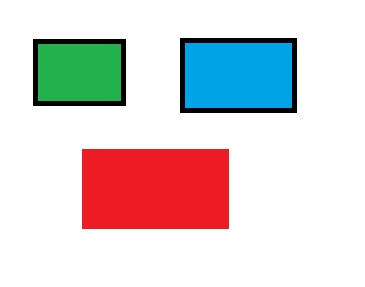
#> input picture CV/Images/a3.jpg, 365 x 287 px
$ python prac14.py
#> lines starting #> are read from the running program, lines starting #| are printed output that depends on the picture; after the words box and inside, x2 and y2 are one past the last pixel; in counts of white or black regions, pixels touching at a corner belong together
#Program 14
#corner detection using window mask

import cv2
import numpy as np

#Read image
img = cv2.imread('Images/a3.jpg',0)
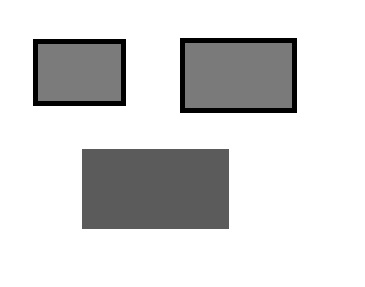
#> img: shape (287, 365); min 0, max 255, mean 213.7
cv2.imshow('Original', img)
# Obtain number of rows and columns
# of the image
m,n = img.shape
#> m = 287; n = 365
corner = np.zeros([m,n])

for i in range(1,m-1):
    for j in range(1,n-1):
        corner[i,j] = (1*img[i-1, j-1])+(-2*img[i-1, j])+(1*img[i-1, j + 1])+(-2*img[i, j-1])+ (4*img[i, j])+(-2*img[i, j + 1])+(1*img[i + 1, j-1])+(-2*img[i + 1, j])+(1*img[i + 1, j + 1])
        corner[i,j] = corner[i,j]/4;
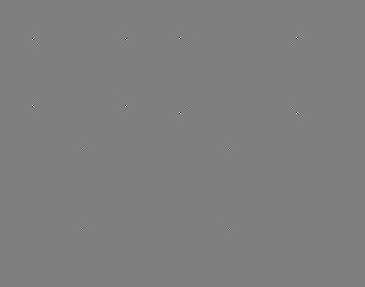
#> corner: shape (287, 365) float64; min -65.75, max 65.75, mean 0; drawn with min black and max white

corner = corner.astype(np.uint8)
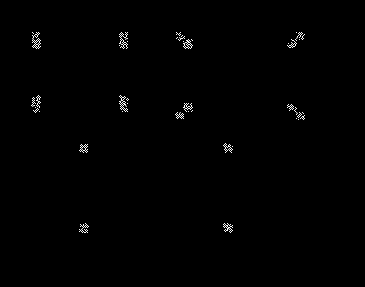
#> corner: shape (287, 365); min 0, max 255, mean 1.4

edges = cv2.Canny(img,100,200)
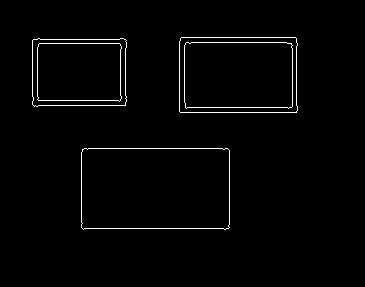
#> edges: shape (287, 365); 1.7% white in thin lines or dots, all inside (x1, y1, x2, y2) = (32, 37, 298, 230)
cv2.imshow('Corner detection with canny',corner)
cv2.imshow('Edges detection with canny',edges)
cv2.imshow('Corner + Edges detection',corner+edges)
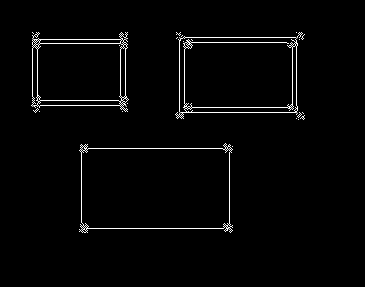
#> window 'Corner + Edges detection': shape (287, 365); min 0, max 255, mean 5.3

cv2.waitKey(0)
cv2.destroyAllWindows()

$ run again, with CV/Images/a5.jpg copied over CV/Images/a3.jpg
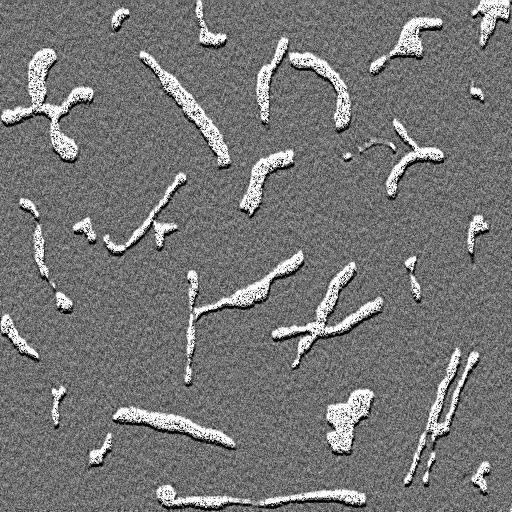
#> input picture CV/Images/a5.jpg, 512 x 512 px
#> img is the input picture: shape (512, 512); min 0, max 255, mean 118.3
#> `edges = cv2.Canny(img,100,200)`:
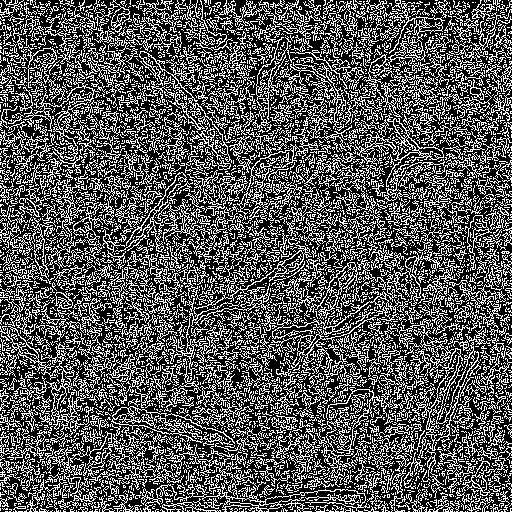
#> edges: shape (512, 512); 34.1% white in thin lines or dots
#> `cv2.imshow('Corner + Edges detection',corner+edges)`:
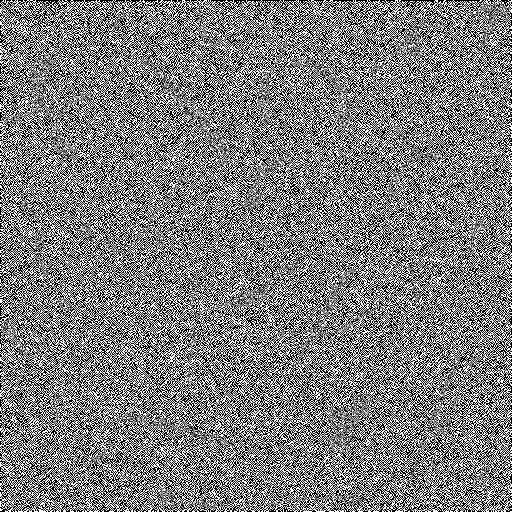
#> window 'Corner + Edges detection': shape (512, 512); min 0, max 255, mean 126
